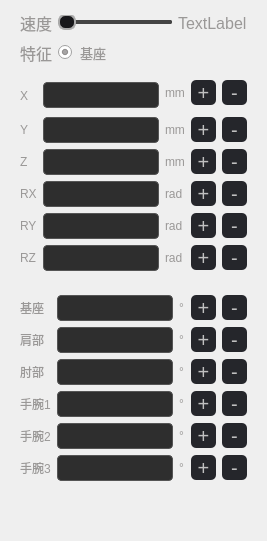
          <widget class="QWidget" name="widget_left" native="true">
           <layout class="QVBoxLayout" name="verticalLayout_5" stretch="1,1,7,11">
            <item>
             <widget class="QWidget" name="widget_6" native="true">
              <layout class="QHBoxLayout" name="horizontalLayout_7">
               <property name="topMargin">
                <number>0</number>
               </property>
               <property name="bottomMargin">
                <number>0</number>
               </property>
               <item>
                <widget class="QLabel" name="labelSpeedText">
                 <property name="font">
                  <font>
                   <pointsize>12</pointsize>
                  </font>
                 </property>
                 <property name="styleSheet">
                  <string notr="true">color: rgb(154, 152, 151);</string>
                 </property>
                 <property name="text">
                  <string>速度</string>
                 </property>
                </widget>
               </item>
               <item>
                <widget class="QSlider" name="sliderSpeed">
                 <property name="styleSheet">
                  <string notr="true">/* === 滑道 === */
QSlider::groove:horizontal {
    border: 0px;
    height: 4px;
    background: #444444;
    border-radius: 2px;
}

/* === 已滑动部分（左侧） === */
QSlider::sub-page:horizontal {
    background: #AAAAAA;
    border-radius: 2px;
}

/* === 未滑动部分（右侧） === */
QSlider::add-page:horizontal {
    background: #444444;
    border-radius: 2px;
}

/* === 默认滑块 === */
QSlider::handle:horizontal {
    background: rgb(23, 23, 26);
    border: 2px solid #AAAAAA;
    width: 14px;
    height: 14px;
    margin: -6px 0px;
    border-radius: 7px;
}

/* === 悬停滑块 === */
QSlider::handle:horizontal:hover {
    border: 2px solid #FFFFFF;
}

/* === 按下滑块 === */
QSlider::handle:horizontal:pressed {
    background: #AAAAAA;
    border: none;
}

/* === 禁用状态 === */
QSlider:disabled {
    background: #333333;
}

QSlider::handle:horizontal:disabled {
    border: 2px solid #666666;
    background: transparent;
}
</string>
                 </property>
                 <property name="maximum">
                  <number>100</number>
                 </property>
                 <property name="pageStep">
                  <number>5</number>
                 </property>
                 <property name="orientation">
                  <enum>Qt::Horizontal</enum>
                 </property>
                </widget>
               </item>
               <item>
                <widget class="QLabel" name="labelSpeedValue">
                 <property name="font">
                  <font>
                   <pointsize>12</pointsize>
                  </font>
                 </property>
                 <property name="styleSheet">
                  <string notr="true">color: rgb(154, 152, 151);</string>
                 </property>
                 <property name="text">
                  <string>TextLabel</string>
                 </property>
                </widget>
               </item>
              </layout>
             </widget>
            </item>
            <item>
             <widget class="QWidget" name="widget_7" native="true">
              <layout class="QHBoxLayout" name="horizontalLayout_8">
               <property name="topMargin">
                <number>0</number>
               </property>
               <property name="bottomMargin">
                <number>0</number>
               </property>
               <item>
                <widget class="QLabel" name="labelFeature">
                 <property name="font">
                  <font>
                   <pointsize>12</pointsize>
                  </font>
                 </property>
                 <property name="styleSheet">
                  <string notr="true">color: rgb(154, 152, 151);</string>
                 </property>
                 <property name="text">
                  <string>特征</string>
                 </property>
                </widget>
               </item>
               <item>
                <widget class="QRadioButton" name="radioBase">
                 <property name="styleSheet">
                  <string notr="true">QRadioButton {
    color: rgb(154, 152, 151);
    font: 10pt;
    spacing: 8px;
}


</string>
                 </property>
                 <property name="text">
                  <string>基座</string>
                 </property>
                 <property name="checked">
                  <bool>true</bool>
                 </property>
                </widget>
               </item>
               <item>
                <spacer name="horizontalSpacer_2">
                 <property name="orientation">
                  <enum>Qt::Horizontal</enum>
                 </property>
                 <property name="sizeHint" stdset="0">
                  <size>
                   <width>40</width>
                   <height>20</height>
                  </size>
                 </property>
                </spacer>
               </item>
              </layout>
             </widget>
            </item>
            <item>
             <widget class="QWidget" name="widget_8" native="true">
              <property name="styleSheet">
               <string notr="true">QLineEdit{
    background-color: #2e2e2e;
    color: rgb(154, 152, 151);;
    border: 1px solid #555;
    border-radius: 4px;
    padding: 4px;
    font: 12pt &quot;微软雅黑&quot;;
}

QPushButton {
background-color: rgb(37, 38, 43);
color: rgb(192, 192, 192);
font-size:20px;
border-radius: 5px;
min-width: 25px;
min-height: 25px;
}
QPushButton:hover{
background-color: rgb(70, 72, 81);
}
QPushButton:pressed {
background-color: rgb(245, 245, 245);
}

QLabel {
    color: rgb(154, 152, 151);
    font: 12pt &quot;微软雅黑&quot;;
	qproperty-alignment: AlignCenter;
}
</string>
              </property>
              <layout class="QGridLayout" name="gridLayout_4" rowstretch="2,6,2,1,1,0,0">
               <item row="6" column="4">
                <widget class="QLabel" name="label_14">
                 <property name="text">
                  <string>rad</string>
                 </property>
                </widget>
               </item>
               <item row="6" column="1" colspan="2">
                <widget class="QLineEdit" name="lineEdit_6">
                 <property name="readOnly">
                  <bool>true</bool>
                 </property>
                </widget>
               </item>
               <item row="5" column="5">
                <widget class="QPushButton" name="pushButton_21">
                 <property name="sizePolicy">
                  <sizepolicy hsizetype="Fixed" vsizetype="Fixed">
                   <horstretch>0</horstretch>
                   <verstretch>0</verstretch>
                  </sizepolicy>
                 </property>
                 <property name="text">
                  <string>+</string>
                 </property>
                </widget>
               </item>
               <item row="2" column="0">
                <widget class="QLabel" name="label_5">
                 <property name="text">
                  <string>Y</string>
                 </property>
                </widget>
               </item>
               <item row="4" column="0">
                <widget class="QLabel" name="label_9">
                 <property name="text">
                  <string>RX</string>
                 </property>
                </widget>
               </item>
               <item row="3" column="5">
                <widget class="QPushButton" name="pushButton_19">
                 <property name="sizePolicy">
                  <sizepolicy hsizetype="Fixed" vsizetype="Fixed">
                   <horstretch>0</horstretch>
                   <verstretch>0</verstretch>
                  </sizepolicy>
                 </property>
                 <property name="text">
                  <string>+</string>
                 </property>
                </widget>
               </item>
               <item row="5" column="6">
                <widget class="QPushButton" name="pushButton_25">
                 <property name="sizePolicy">
                  <sizepolicy hsizetype="Fixed" vsizetype="Fixed">
                   <horstretch>0</horstretch>
                   <verstretch>0</verstretch>
                  </sizepolicy>
                 </property>
                 <property name="text">
                  <string>-</string>
                 </property>
                </widget>
               </item>
               <item row="4" column="1" colspan="2">
                <widget class="QLineEdit" name="lineEdit_4">
                 <property name="readOnly">
                  <bool>true</bool>
                 </property>
                </widget>
               </item>
               <item row="2" column="1" colspan="2">
                <widget class="QLineEdit" name="lineEdit_2">
                 <property name="readOnly">
                  <bool>true</bool>
                 </property>
                </widget>
               </item>
               <item row="5" column="1" colspan="2">
                <widget class="QLineEdit" name="lineEdit_5">
                 <property name="readOnly">
                  <bool>true</bool>
                 </property>
                </widget>
               </item>
               <item row="3" column="0">
                <widget class="QLabel" name="label_7">
                 <property name="text">
                  <string>Z</string>
                 </property>
                </widget>
               </item>
               <item row="0" column="6">
                <widget class="QPushButton" name="pushButton_4">
                 <property name="sizePolicy">
                  <sizepolicy hsizetype="Fixed" vsizetype="Fixed">
                   <horstretch>0</horstretch>
                   <verstretch>0</verstretch>
                  </sizepolicy>
                 </property>
                 <property name="text">
                  <string>-</string>
                 </property>
                </widget>
               </item>
               <item row="3" column="4">
                <widget class="QLabel" name="label_8">
                 <property name="text">
                  <string>mm</string>
                 </property>
                </widget>
               </item>
               <item row="4" column="5">
                <widget class="QPushButton" name="pushButton_20">
                 <property name="sizePolicy">
                  <sizepolicy hsizetype="Fixed" vsizetype="Fixed">
                   <horstretch>0</horstretch>
                   <verstretch>0</verstretch>
                  </sizepolicy>
                 </property>
                 <property name="text">
                  <string>+</string>
                 </property>
                </widget>
               </item>
               <item row="6" column="5">
                <widget class="QPushButton" name="pushButton_22">
                 <property name="sizePolicy">
                  <sizepolicy hsizetype="Fixed" vsizetype="Fixed">
                   <horstretch>0</horstretch>
                   <verstretch>0</verstretch>
                  </sizepolicy>
                 </property>
                 <property name="text">
                  <string>+</string>
                 </property>
                </widget>
               </item>
               <item row="6" column="0">
                <widget class="QLabel" name="label_11">
                 <property name="text">
                  <string>RZ</string>
                 </property>
                </widget>
               </item>
               <item row="0" column="0" rowspan="2">
                <widget class="QLabel" name="label_3">
                 <property name="text">
                  <string>X</string>
                 </property>
                </widget>
               </item>
               <item row="2" column="5">
                <widget class="QPushButton" name="pushButton_6">
                 <property name="sizePolicy">
                  <sizepolicy hsizetype="Fixed" vsizetype="Fixed">
                   <horstretch>0</horstretch>
                   <verstretch>0</verstretch>
                  </sizepolicy>
                 </property>
                 <property name="text">
                  <string>+</string>
                 </property>
                </widget>
               </item>
               <item row="5" column="4">
                <widget class="QLabel" name="label_13">
                 <property name="text">
                  <string>rad</string>
                 </property>
                </widget>
               </item>
               <item row="0" column="1" rowspan="2" colspan="2">
                <widget class="QLineEdit" name="lineEdit">
                 <property name="readOnly">
                  <bool>true</bool>
                 </property>
                </widget>
               </item>
               <item row="0" column="4">
                <widget class="QLabel" name="label_4">
                 <property name="text">
                  <string>mm</string>
                 </property>
                </widget>
               </item>
               <item row="4" column="4">
                <widget class="QLabel" name="label_12">
                 <property name="text">
                  <string>rad</string>
                 </property>
                </widget>
               </item>
               <item row="2" column="4">
                <widget class="QLabel" name="label_6">
                 <property name="text">
                  <string>mm</string>
                 </property>
                </widget>
               </item>
               <item row="3" column="1" colspan="2">
                <widget class="QLineEdit" name="lineEdit_3">
                 <property name="readOnly">
                  <bool>true</bool>
                 </property>
                </widget>
               </item>
               <item row="3" column="6">
                <widget class="QPushButton" name="pushButton_23">
                 <property name="sizePolicy">
                  <sizepolicy hsizetype="Fixed" vsizetype="Fixed">
                   <horstretch>0</horstretch>
                   <verstretch>0</verstretch>
                  </sizepolicy>
                 </property>
                 <property name="text">
                  <string>-</string>
                 </property>
                </widget>
               </item>
               <item row="0" column="5">
                <widget class="QPushButton" name="pushButton_5">
                 <property name="sizePolicy">
                  <sizepolicy hsizetype="Fixed" vsizetype="Fixed">
                   <horstretch>0</horstretch>
                   <verstretch>0</verstretch>
                  </sizepolicy>
                 </property>
                 <property name="text">
                  <string>+</string>
                 </property>
                </widget>
               </item>
               <item row="5" column="0">
                <widget class="QLabel" name="label_10">
                 <property name="text">
                  <string>RY</string>
                 </property>
                </widget>
               </item>
               <item row="4" column="6">
                <widget class="QPushButton" name="pushButton_24">
                 <property name="text">
                  <string>-</string>
                 </property>
                </widget>
               </item>
               <item row="6" column="6">
                <widget class="QPushButton" name="pushButton_26">
                 <property name="sizePolicy">
                  <sizepolicy hsizetype="Fixed" vsizetype="Fixed">
                   <horstretch>0</horstretch>
                   <verstretch>0</verstretch>
                  </sizepolicy>
                 </property>
                 <property name="text">
                  <string>-</string>
                 </property>
                </widget>
               </item>
               <item row="2" column="6">
                <widget class="QPushButton" name="pushButton_18">
                 <property name="sizePolicy">
                  <sizepolicy hsizetype="Fixed" vsizetype="Fixed">
                   <horstretch>0</horstretch>
                   <verstretch>0</verstretch>
                  </sizepolicy>
                 </property>
                 <property name="text">
                  <string>-</string>
                 </property>
                </widget>
               </item>
              </layout>
             </widget>
            </item>
            <item>
             <widget class="QWidget" name="widget_9" native="true">
              <property name="styleSheet">
               <string notr="true">QLineEdit{
    background-color: #2e2e2e;
    color: rgb(154, 152, 151);;
    border: 1px solid #555;
    border-radius: 4px;
    padding: 4px;
    font: 12pt &quot;微软雅黑&quot;;
}

QPushButton {
background-color: rgb(37, 38, 43);
color: rgb(192, 192, 192);
font-size:20px;
border-radius: 5px;
min-width: 25px;
min-height: 25px;
}
QPushButton:hover{
background-color: rgb(70, 72, 81);
}
QPushButton:pressed {
background-color: rgb(245, 245, 245);
}

QLabel {
    color: rgb(154, 152, 151);
    font: 12pt &quot;微软雅黑&quot;;
	qproperty-alignment: AlignCenter;
}
</string>
              </property>
              <layout class="QGridLayout" name="gridLayout_5" rowstretch="2,6,2,1,1,0,0">
               <item row="0" column="4">
                <widget class="QPushButton" name="pushButton_30">
                 <property name="text">
                  <string>+</string>
                 </property>
                </widget>
               </item>
               <item row="2" column="0">
                <widget class="QLabel" name="label_18">
                 <property name="text">
                  <string>肘部</string>
                 </property>
                </widget>
               </item>
               <item row="5" column="3">
                <widget class="QLabel" name="label_25">
                 <property name="text">
                  <string>°</string>
                 </property>
                </widget>
               </item>
               <item row="0" column="5">
                <widget class="QPushButton" name="pushButton_35">
                 <property name="text">
                  <string>-</string>
                 </property>
                </widget>
               </item>
               <item row="0" column="1" colspan="2">
                <widget class="QLineEdit" name="lineEdit_11">
                 <property name="readOnly">
                  <bool>true</bool>
                 </property>
                </widget>
               </item>
               <item row="4" column="5">
                <widget class="QPushButton" name="pushButton_29">
                 <property name="sizePolicy">
                  <sizepolicy hsizetype="Fixed" vsizetype="Fixed">
                   <horstretch>0</horstretch>
                   <verstretch>0</verstretch>
                  </sizepolicy>
                 </property>
                 <property name="text">
                  <string>-</string>
                 </property>
                </widget>
               </item>
               <item row="2" column="1" colspan="2">
                <widget class="QLineEdit" name="lineEdit_12">
                 <property name="readOnly">
                  <bool>true</bool>
                 </property>
                </widget>
               </item>
               <item row="0" column="3">
                <widget class="QLabel" name="label_21">
                 <property name="text">
                  <string>°</string>
                 </property>
                </widget>
               </item>
               <item row="1" column="5">
                <widget class="QPushButton" name="pushButton_38">
                 <property name="sizePolicy">
                  <sizepolicy hsizetype="Fixed" vsizetype="Fixed">
                   <horstretch>0</horstretch>
                   <verstretch>0</verstretch>
                  </sizepolicy>
                 </property>
                 <property name="text">
                  <string>-</string>
                 </property>
                </widget>
               </item>
               <item row="4" column="3">
                <widget class="QLabel" name="label_24">
                 <property name="text">
                  <string>°</string>
                 </property>
                </widget>
               </item>
               <item row="4" column="4">
                <widget class="QPushButton" name="pushButton_27">
                 <property name="sizePolicy">
                  <sizepolicy hsizetype="Fixed" vsizetype="Fixed">
                   <horstretch>0</horstretch>
                   <verstretch>0</verstretch>
                  </sizepolicy>
                 </property>
                 <property name="text">
                  <string>+</string>
                 </property>
                </widget>
               </item>
               <item row="4" column="0">
                <widget class="QLabel" name="label_26">
                 <property name="text">
                  <string>手腕2</string>
                 </property>
                </widget>
               </item>
               <item row="1" column="0">
                <widget class="QLabel" name="label_16">
                 <property name="text">
                  <string>肩部</string>
                 </property>
                </widget>
               </item>
               <item row="3" column="0">
                <widget class="QLabel" name="label_17">
                 <property name="text">
                  <string>手腕1</string>
                 </property>
                </widget>
               </item>
               <item row="3" column="3">
                <widget class="QLabel" name="label_23">
                 <property name="text">
                  <string>°</string>
                 </property>
                </widget>
               </item>
               <item row="3" column="1" colspan="2">
                <widget class="QLineEdit" name="lineEdit_8">
                 <property name="readOnly">
                  <bool>true</bool>
                 </property>
                </widget>
               </item>
               <item row="1" column="4">
                <widget class="QPushButton" name="pushButton_33">
                 <property name="sizePolicy">
                  <sizepolicy hsizetype="Fixed" vsizetype="Fixed">
                   <horstretch>0</horstretch>
                   <verstretch>0</verstretch>
                  </sizepolicy>
                 </property>
                 <property name="text">
                  <string>+</string>
                 </property>
                </widget>
               </item>
               <item row="3" column="5">
                <widget class="QPushButton" name="pushButton_36">
                 <property name="text">
                  <string>-</string>
                 </property>
                </widget>
               </item>
               <item row="2" column="4">
                <widget class="QPushButton" name="pushButton_28">
                 <property name="sizePolicy">
                  <sizepolicy hsizetype="Fixed" vsizetype="Fixed">
                   <horstretch>0</horstretch>
                   <verstretch>0</verstretch>
                  </sizepolicy>
                 </property>
                 <property name="text">
                  <string>+</string>
                 </property>
                </widget>
               </item>
               <item row="5" column="4">
                <widget class="QPushButton" name="pushButton_32">
                 <property name="sizePolicy">
                  <sizepolicy hsizetype="Fixed" vsizetype="Fixed">
                   <horstretch>0</horstretch>
                   <verstretch>0</verstretch>
                  </sizepolicy>
                 </property>
                 <property name="text">
                  <string>+</string>
                 </property>
                </widget>
               </item>
               <item row="3" column="4">
                <widget class="QPushButton" name="pushButton_31">
                 <property name="sizePolicy">
                  <sizepolicy hsizetype="Fixed" vsizetype="Fixed">
                   <horstretch>0</horstretch>
                   <verstretch>0</verstretch>
                  </sizepolicy>
                 </property>
                 <property name="text">
                  <string>+</string>
                 </property>
                </widget>
               </item>
               <item row="2" column="3">
                <widget class="QLabel" name="label_22">
                 <property name="text">
                  <string>°</string>
                 </property>
                </widget>
               </item>
               <item row="5" column="1" colspan="2">
                <widget class="QLineEdit" name="lineEdit_7">
                 <property name="readOnly">
                  <bool>true</bool>
                 </property>
                </widget>
               </item>
               <item row="5" column="0">
                <widget class="QLabel" name="label_20">
                 <property name="text">
                  <string>手腕3</string>
                 </property>
                </widget>
               </item>
               <item row="5" column="5">
                <widget class="QPushButton" name="pushButton_37">
                 <property name="sizePolicy">
                  <sizepolicy hsizetype="Fixed" vsizetype="Fixed">
                   <horstretch>0</horstretch>
                   <verstretch>0</verstretch>
                  </sizepolicy>
                 </property>
                 <property name="text">
                  <string>-</string>
                 </property>
                </widget>
               </item>
               <item row="1" column="3">
                <widget class="QLabel" name="label_19">
                 <property name="text">
                  <string>°</string>
                 </property>
                </widget>
               </item>
               <item row="0" column="0">
                <widget class="QLabel" name="label_15">
                 <property name="text">
                  <string>基座</string>
                 </property>
                </widget>
               </item>
               <item row="1" column="1" colspan="2">
                <widget class="QLineEdit" name="lineEdit_9">
                 <property name="readOnly">
                  <bool>true</bool>
                 </property>
                </widget>
               </item>
               <item row="4" column="1" colspan="2">
                <widget class="QLineEdit" name="lineEdit_10">
                 <property name="readOnly">
                  <bool>true</bool>
                 </property>
                </widget>
               </item>
               <item row="2" column="5">
                <widget class="QPushButton" name="pushButton_34">
                 <property name="sizePolicy">
                  <sizepolicy hsizetype="Fixed" vsizetype="Fixed">
                   <horstretch>0</horstretch>
                   <verstretch>0</verstretch>
                  </sizepolicy>
                 </property>
                 <property name="text">
                  <string>-</string>
                 </property>
                </widget>
               </item>
               <item row="6" column="1">
                <spacer name="verticalSpacer_2">
                 <property name="orientation">
                  <enum>Qt::Vertical</enum>
                 </property>
                 <property name="sizeHint" stdset="0">
                  <size>
                   <width>20</width>
                   <height>40</height>
                  </size>
                 </property>
                </spacer>
               </item>
              </layout>
             </widget>
            </item>
           </layout>
          </widget>
